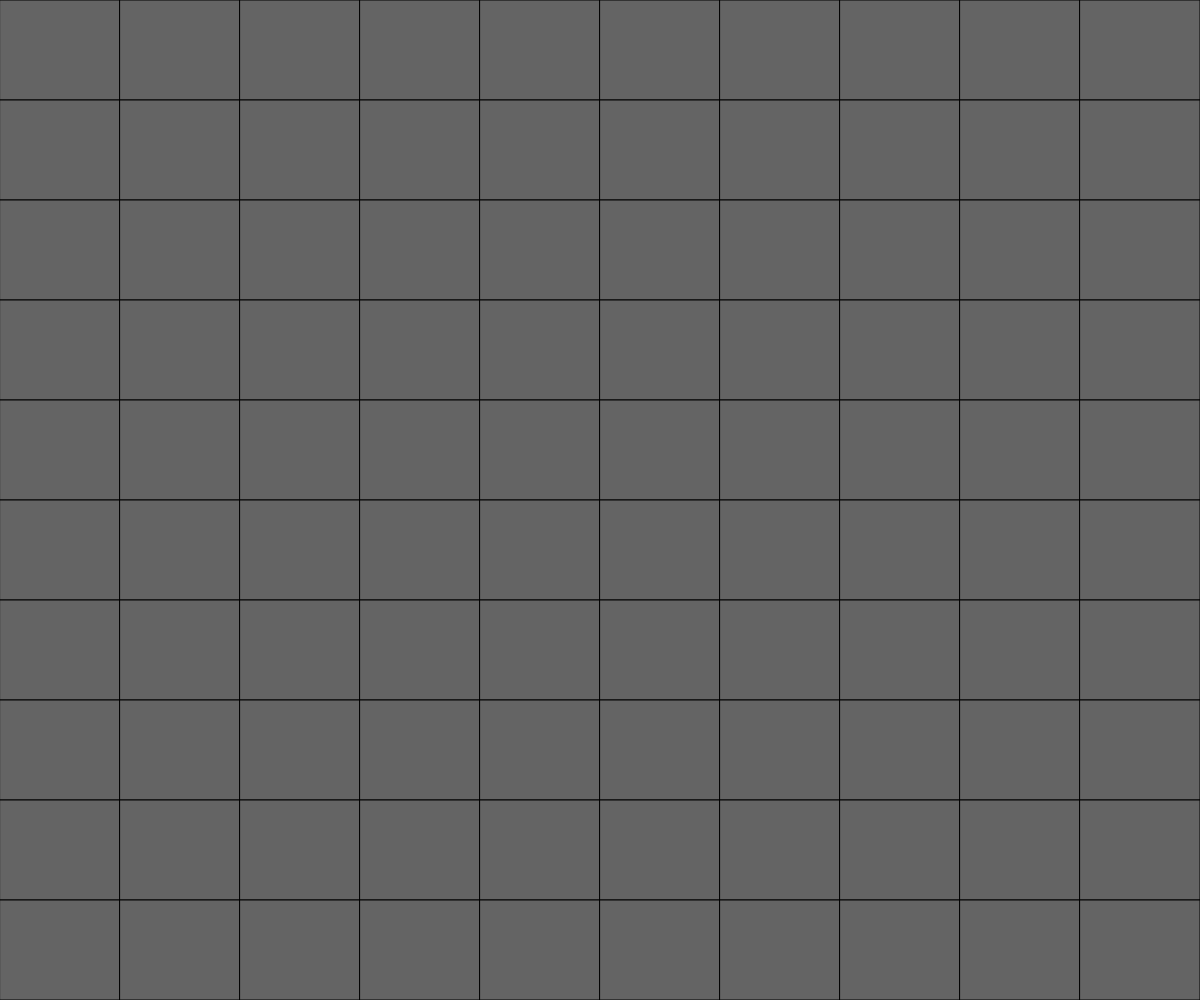
Frame 1 (no input)
Frame 60 (no input): identical to frame 1, image omitted
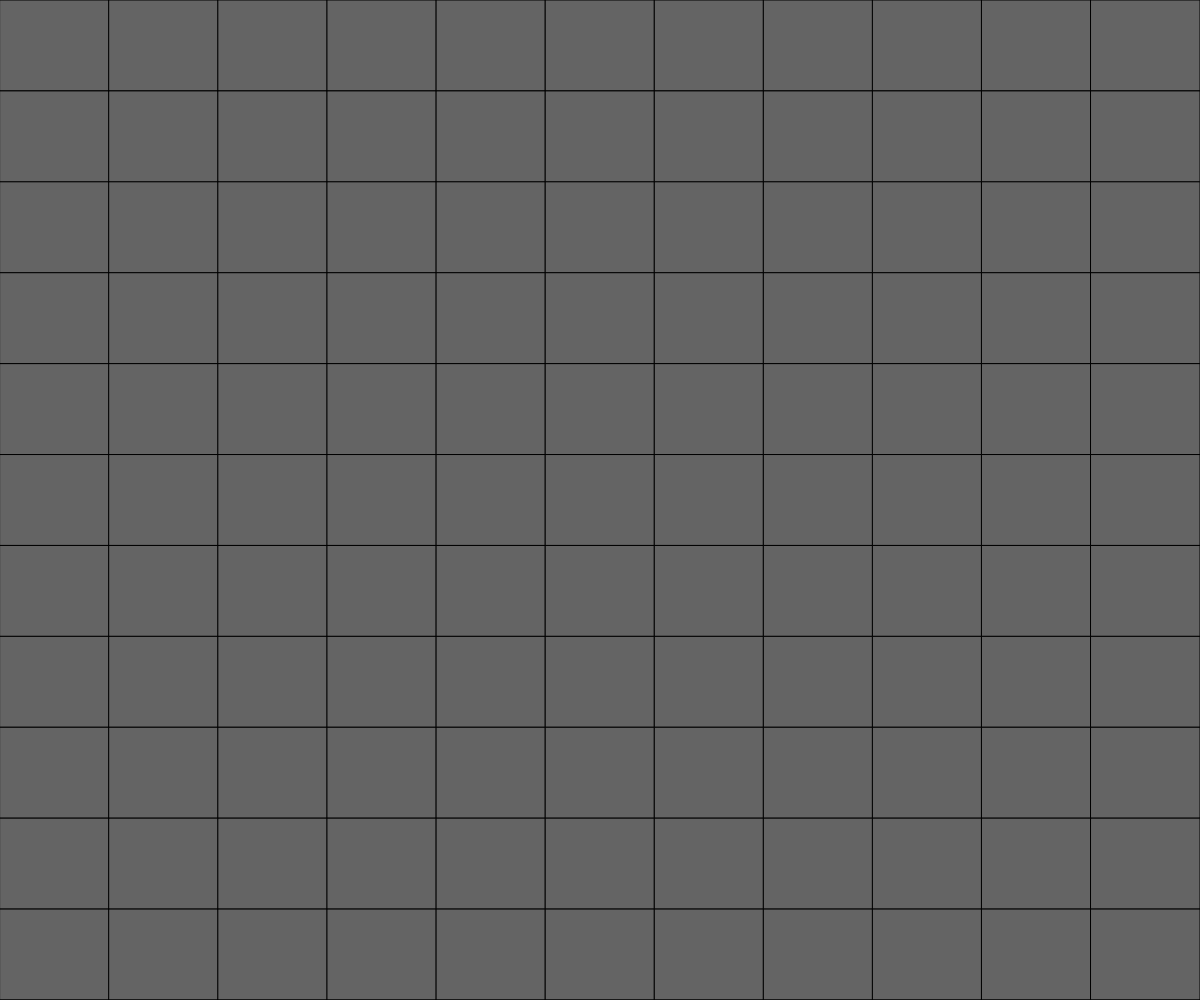
Frame 120 (the mouse pressed at the canvas centre since frame 60)

The p5.js sketch that drew these frames (run headless with seeded random() and noise() and a simulated clock; from frame 60 on, the mouse is pressed at the canvas centre):

// p5.js sketch
// ── sketch.js
let topsquare = 10;//number of squares up top
let wsize;//square size
let sidesquare = 10;//on side
let hsize;//onside size
let c = 100;
function setup() {
  createCanvas(windowWidth, windowHeight);
  document.addEventListener("contextmenu", event => event.preventDefault());
  wsize = width / topsquare;//divide to get size of each square
  hsize = height / sidesquare;
  grid();
}
function draw() {
  createCanvas(windowWidth, windowHeight);
  grid();
}
function grid() {
  for (let x = 0; x < width; x += wsize) {//size w
    for (let y = 0; y < height; y += hsize) {//size h
      fill(c);
      rect(x, y, wsize, hsize);//rectangles at each size
    }
  }
}
function mousePressed() {//mouse
  if (mouseButton === RIGHT) {
    if (topsquare > 0) {
      background(255);
      topsquare -= 1;//changes number of squares on side and top
      sidesquare -= 1;
      wsize = width / topsquare;
      hsize = height / sidesquare;
      grid();
    }
  }
  if (mouseButton === LEFT) {
    if (topsquare < 69) {
      background(255);
      topsquare += 1;
      sidesquare += 1;
      wsize = width / topsquare;
      hsize = height / sidesquare;
      grid();
    }
  }
}
function keyPressed() {
  grid();
}
